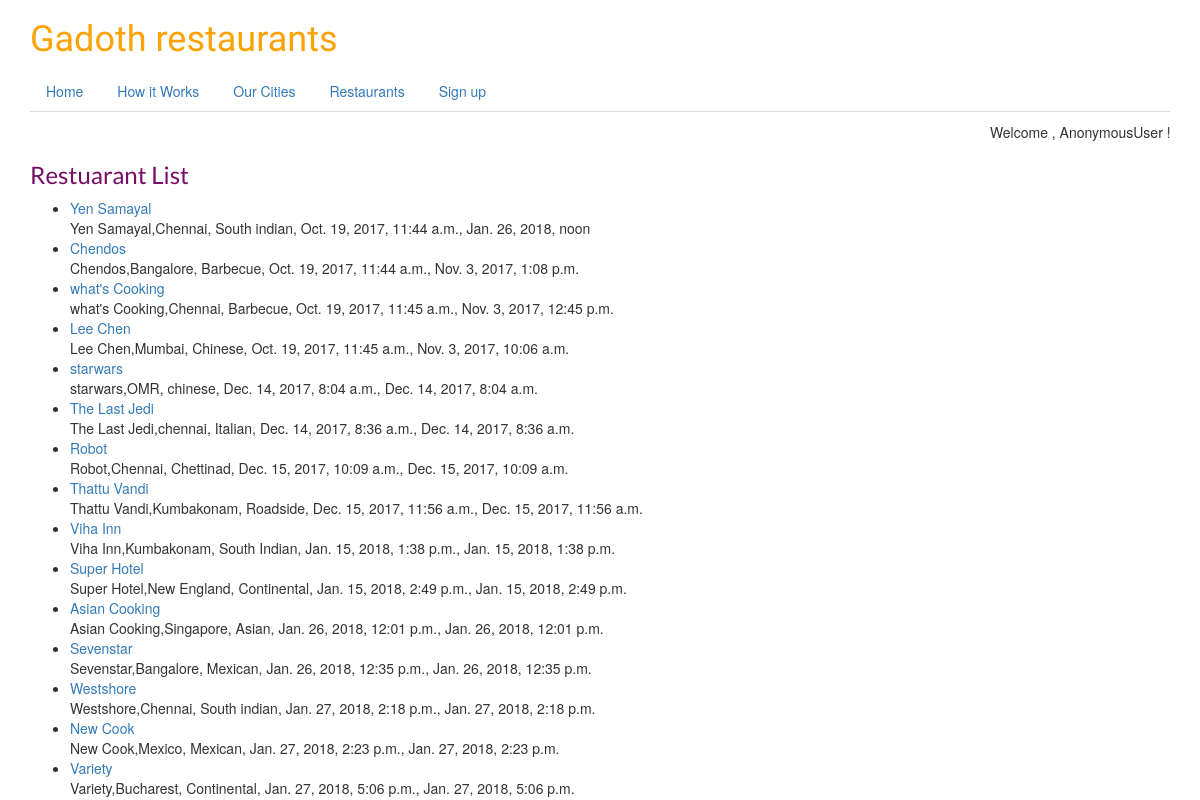
The page /restaurants/ on the database its author committed.
### restaurants/models.py (models this page shows, shortened)
class restaurantLocations(models.Model):
    owner       = models.ForeignKey(User)
    name        = models.CharField(max_length=120)
    location    = models.CharField(max_length=120,null=True,blank=True)
    category    = models.CharField(max_length=120,null=True,blank=True,validators=[category_validator])
    created     = models.DateTimeField(auto_now_add=True,blank=True)
    modified    = models.DateTimeField(auto_now=True)
    slug        = models.SlugField(null=True,blank=True)
    def get_absolute_url(self):
        return reverse('restaurants:detail',kwargs={'slug':self.slug})
    def __str__(self):
        return self.name

### restaurants/views.py (the view)
class searchandlistRestaurants(ListView):
    template_name = 'restaurants/restaurants_list.html'
    def get_queryset(self):
        slug = self.kwargs.get("slug")
        if slug:
            queryset = restaurantLocations.objects.filter(
                Q(category__iexact = slug)|
                Q(category__icontains = slug)
            )
        else:
            queryset = restaurantLocations.objects.all()
        return queryset

### restaurants/templates/restaurants/restaurants_list.html (shortened to what this page needs)
{% extends 'base.html' %}
{% block page %}
<h3> Restuarant List</h3>
<ul>
    {% for obj in object_list %}
        <li><a href= '{{ obj.get_absolute_url }}' >{{ obj }}</a></br>
            {{ obj.name }},{{ obj.location }}, {{ obj.category }}, {{ obj.created }}, {{ obj.modified }}
        </li>
    {% endfor %}
</ul>
{% endblock %}

### static/css/style.css (style rules this page uses)
html { background-color: #ecf0f1; }
h3 { color: #770d66; font-family: 'Lato'; }

### rows shown on the page
restaurantLocations: name "Yen Samayal", location "Chennai", category "South indian", created "Oct. 19, 2017, 11:44 a.m.", modified "Jan. 26, 2018, noon"
restaurantLocations: name "Chendos", location "Bangalore", category "Barbecue", created "Oct. 19, 2017, 11:44 a.m.", modified "Nov. 3, 2017, 1:08 p.m."
restaurantLocations: name "what's Cooking", location "Chennai", category "Barbecue", created "Oct. 19, 2017, 11:45 a.m.", modified "Nov. 3, 2017, 12:45 p.m."
restaurantLocations: name "Lee Chen", location "Mumbai", category "Chinese", created "Oct. 19, 2017, 11:45 a.m.", modified "Nov. 3, 2017, 10:06 a.m."
restaurantLocations: name "starwars", location "OMR", category "chinese", created "Dec. 14, 2017, 8:04 a.m.", modified "Dec. 14, 2017, 8:04 a.m."
restaurantLocations: name "The Last Jedi", location "chennai", category "Italian", created "Dec. 14, 2017, 8:36 a.m.", modified "Dec. 14, 2017, 8:36 a.m."
restaurantLocations: name "Robot", location "Chennai", category "Chettinad", created "Dec. 15, 2017, 10:09 a.m.", modified "Dec. 15, 2017, 10:09 a.m."
restaurantLocations: name "Thattu Vandi", location "Kumbakonam", category "Roadside", created "Dec. 15, 2017, 11:56 a.m.", modified "Dec. 15, 2017, 11:56 a.m."
restaurantLocations: name "Viha Inn", location "Kumbakonam", category "South Indian", created "Jan. 15, 2018, 1:38 p.m.", modified "Jan. 15, 2018, 1:38 p.m."
restaurantLocations: name "Super Hotel", location "New England", category "Continental", created "Jan. 15, 2018, 2:49 p.m.", modified "Jan. 15, 2018, 2:49 p.m."
restaurantLocations: name "Asian Cooking", location "Singapore", category "Asian", created "Jan. 26, 2018, 12:01 p.m.", modified "Jan. 26, 2018, 12:01 p.m."
restaurantLocations: name "Sevenstar", location "Bangalore", category "Mexican", created "Jan. 26, 2018, 12:35 p.m.", modified "Jan. 26, 2018, 12:35 p.m."
restaurantLocations: name "Westshore", location "Chennai", category "South indian", created "Jan. 27, 2018, 2:18 p.m.", modified "Jan. 27, 2018, 2:18 p.m."
restaurantLocations: name "New Cook", location "Mexico", category "Mexican", created "Jan. 27, 2018, 2:23 p.m.", modified "Jan. 27, 2018, 2:23 p.m."
restaurantLocations: name "Variety", location "Bucharest", category "Continental", created "Jan. 27, 2018, 5:06 p.m.", modified "Jan. 27, 2018, 5:06 p.m."

### other values the page prints
{{ greetings }} "Welcome"
{{ person|default:"friend" }} "AnonymousUser"
